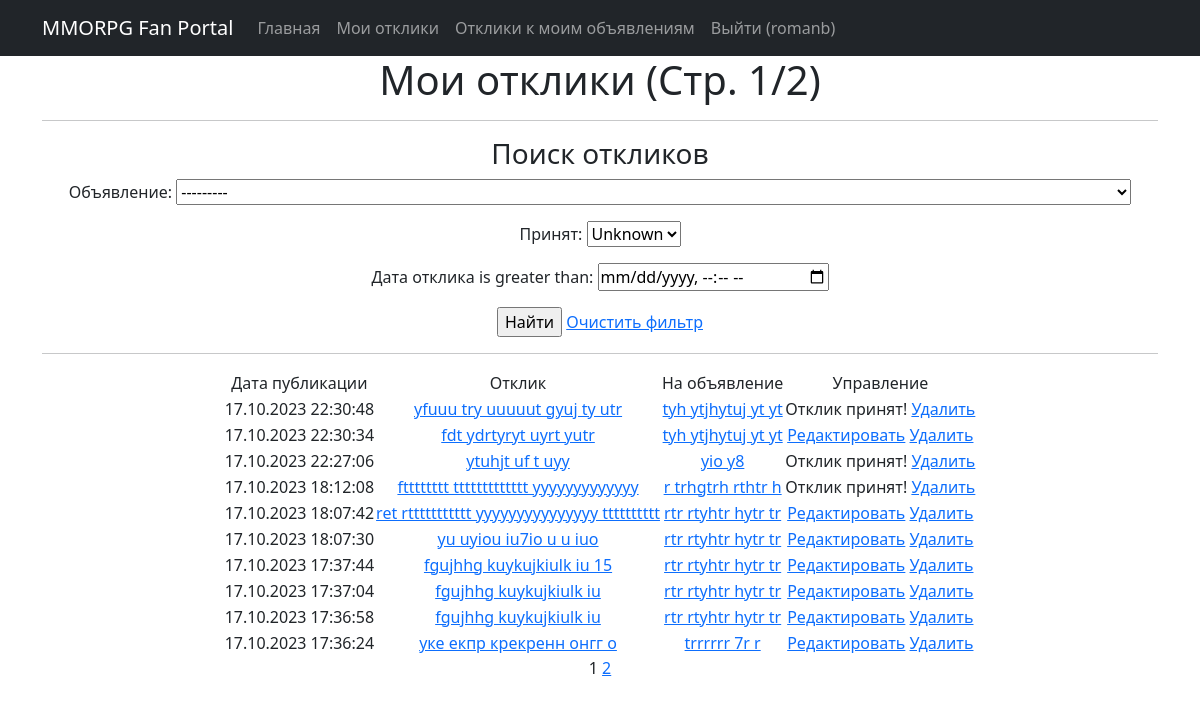
Screenshot of /myresponse/ (signed in) with the database file from the repository.
### mmorpg/models.py (models this page shows, shortened)
class Ads(models.Model):
    CATEGORIES = [
        ('tanks', 'Танки'),
        ('heals', 'Хилы'),
        ('dd', 'ДД'),
        ('tradespeople', 'Торговцы'),
        ('guildmasters', 'Гилдмастеры'),
        ('questgivers', 'Квестгиверы'),
        ('blacksmiths', 'Кузнецы'),
        ('tanners', 'Кожевники'),
        ('potionmakers', 'Зельевары'),
        ('spellmasters', 'Мастера заклинаний'),
    ]
    author = models.ForeignKey(User, on_delete=models.CASCADE, verbose_name="Автор")
    title = models.CharField("Заголовок", max_length=128)
    text = RichTextUploadingField("Текст")
    category = models.CharField("Категория объявления",
                                max_length=12,
                                choices=CATEGORIES,
                                default='tanks')
    media = models.FileField("Прикрепленные файлы", upload_to='uploads/', blank=True)
    date = models.DateTimeField("Дата объявления", auto_now_add=True)
    def __str__(self):
        return f'{self.date.strftime("%d.%m.%Y %H:%M:%S")} :: ' \
               f'{self.category} :: ' \
               f'{self.title.title()} :: ' \
               f'{self.text[0:50] + "..." if len(str(self.text)) > 50 else self.text}'

class Response(models.Model):
    author = models.ForeignKey(User, on_delete=models.CASCADE, verbose_name="Автор")
    text = models.TextField("Текст")
    ad = models.ForeignKey(Ads, on_delete=models.CASCADE, verbose_name="Объявление")
    accepted = models.BooleanField("Принят", default=False)
    date = models.DateTimeField("Дата отклика", auto_now_add=True)

### mmorpg/views.py (the view)
# urls.py: path('myresponse/', MyResponseList.as_view(), name='myresponse_list'),
class MyResponseList(LoginRequiredMixin, ListView):
    model = Response
    ordering = '-date'
    template_name = 'ResponseList.html'
    context_object_name = 'responseList'
    paginate_by = 10
    def get_queryset(self):
        queryset = super().get_queryset().filter(author=self.request.user)
        self.filterset = ResponseFilter(self.request.GET, queryset)
        return self.filterset.qs
    def get_context_data(self, **kwargs):
        context = super().get_context_data(**kwargs)
        context['filterset'] = self.filterset
        return context

### mmorpg/templatetags/custom_filter.py (called while the page is built)
@register.simple_tag(takes_context=True)
def url_replace(context, **kwargs):
    d = context['request'].GET.copy()
    for k, v in kwargs.items():
        d[k] = v
    return d.urlencode()

### templates/ResponseList.html (shortened to what this page needs)
{% extends 'flatpages/default.html' %}
{% load custom_filter %}
{% block content %}
{% if request.resolver_match.url_name == 'myresponse_list' %}
   <h1>Мои отклики (Стр. {{ page_obj.number }}/{{ page_obj.paginator.num_pages }})</h1>
{% else %}
   <h1>Отклики на мои объявления (Стр. {{ page_obj.number }}/{{ page_obj.paginator.num_pages }})</h1>
{% endif %}
   <hr>
   <h3>Поиск откликов</h3>
    <form action="" method="get">
       {{ filterset.form.as_p }}
       <input type="submit" value="Найти" />
        {% if request.resolver_match.url_name == 'myresponse_list' %}
            <a href="{% url 'myresponse_list' %}">Очистить фильтр</a>
        {% elif request.resolver_match.url_name == 'adsresponse_list' %}
            <a href="{% url 'adsresponse_list' %}">Очистить фильтр</a>
        {% endif %}
    </form>
   <hr>
   {% if responseList %}
       <table align="center">
           <tr>
               <td>Дата публикации</td>
               <td>Отклик</td>
               <td>На объявление</td>
               <td>Управление</td>
           </tr>
           {% for response in responseList %}
           {% if request.resolver_match.url_name == 'myresponse_list' and request.user == response.author %}
           <tr>
               <td>{{ response.date|date:'d.m.Y H:i:s' }}</td>
               <td><a href="{% url 'response_detail' response.ad.pk response.pk %}">{{ response.text|truncatewords:7 }}</a></td>
               <td><a href="{% url 'ads_detail' response.ad.pk %}">{{ response.ad.title|truncatewords:7 }}</a></td>
               <td>
                   {% if response.accepted %}
                   Отклик принят!
                   {% else %}
                   <a href="{% url 'response_edit' response.ad.pk response.pk %}">Редактировать</a>
                   {% endif %}
                   <a href="{% url 'response_delete' response.ad.pk response.pk %}">Удалить</a>
               </td>
           </tr>
           {% endif %}
           {% endfor %}
       </table>
   {% else %}
       <h2>Откликов нет!</h2>
   {% endif %}
   {{ page_obj.number }}
   {% if page_obj.has_next %}
       <a href="?{% url_replace page=page_obj.next_page_number %}">{{ page_obj.next_page_number }}</a>
   {% endif %}
{% endblock content %}

### templates/flatpages/default.html (shortened to what this page needs)
<!DOCTYPE html>
<html lang="en">
    <head>
        {% load static %}
        <link href="{% static 'css/styles.css' %}" rel="stylesheet" />
    </head>
    <body>
        <nav class="navbar navbar-expand-lg navbar-dark bg-dark static-top">
           <div class="container">
               <a class="navbar-brand" href="#">MMORPG Fan Portal</a>
               <div class="collapse navbar-collapse" id="navbarResponsive">
                   <ul class="navbar-nav ml-auto">
                       <li class="nav-item">
                           <a class="nav-link" href="/">Главная</a>
                       </li>
                       {% if request.user.is_authenticated %}
                       <li class="nav-item">
                           <a class="nav-link" href="{% url 'myresponse_list' %}">Мои отклики</a>
                       </li>
                       <li class="nav-item">
                           <a class="nav-link" href="{% url 'adsresponse_list' %}">Отклики к моим объявлениям</a>
                       </li>
                       {% endif %}
                       {% if not request.user.is_authenticated %}
                           <li class="nav-item">
                               <a class="nav-link" href="/accounts/login/">Войти</a>
                           </li>
                       {% else %}
                           <li class="nav-item">
                               <a class="nav-link" href="/accounts/logout/">Выйти ({{ request.user }})</a>
                           </li>
                       {% endif %}
                   </ul>
               </div>
           </div>
        </nav>
        <div class="container">
           <div class="row">
               <div class="col-lg-12 text-center">
                   {% block content %}{% endblock content %}
               </div>
           </div>
        </div>
    </body>
</html>

### rows the page displays
Response: date "17.10.2023 22:30:48", text "yfuuu try uuuuut gyuj ty utr", ad "tyh ytjhytuj yt yt", accepted "Отклик принят!"
Response: date "17.10.2023 22:30:34", text "fdt ydrtyryt uyrt yutr", ad "tyh ytjhytuj yt yt", accepted "Редактировать"
Response: date "17.10.2023 22:27:06", text "ytuhjt uf t uyy", ad "yio y8", accepted "Отклик принят!"
Response: date "17.10.2023 18:12:08", text "ftttttttt ttttttttttttt yyyyyyyyyyyyy", ad "r trhgtrh rthtr h", accepted "Отклик принят!"
Response: date "17.10.2023 18:07:42", text "ret rttttttttttt yyyyyyyyyyyyyyy tttttttttt", ad "rtr rtyhtr hytr tr", accepted "Редактировать"
Response: date "17.10.2023 18:07:30", text "yu uyiou iu7io u u iuo", ad "rtr rtyhtr hytr tr", accepted "Редактировать"
Response: date "17.10.2023 17:37:44", text "fgujhhg kuykujkiulk iu 15", ad "rtr rtyhtr hytr tr", accepted "Редактировать"
Response: date "17.10.2023 17:37:04", text "fgujhhg kuykujkiulk iu", ad "rtr rtyhtr hytr tr", accepted "Редактировать"
Response: date "17.10.2023 17:36:58", text "fgujhhg kuykujkiulk iu", ad "rtr rtyhtr hytr tr", accepted "Редактировать"
Response: date "17.10.2023 17:36:24", text "уке екпр крекренн онгг о", ad "trrrrrr 7r r", accepted "Редактировать"

### other values shown
{{ request.user }} "romanb"
{{ page_obj.number }} "1"
{{ page_obj.paginator.num_pages }} "2"
{{ page_obj.next_page_number }} "2"
